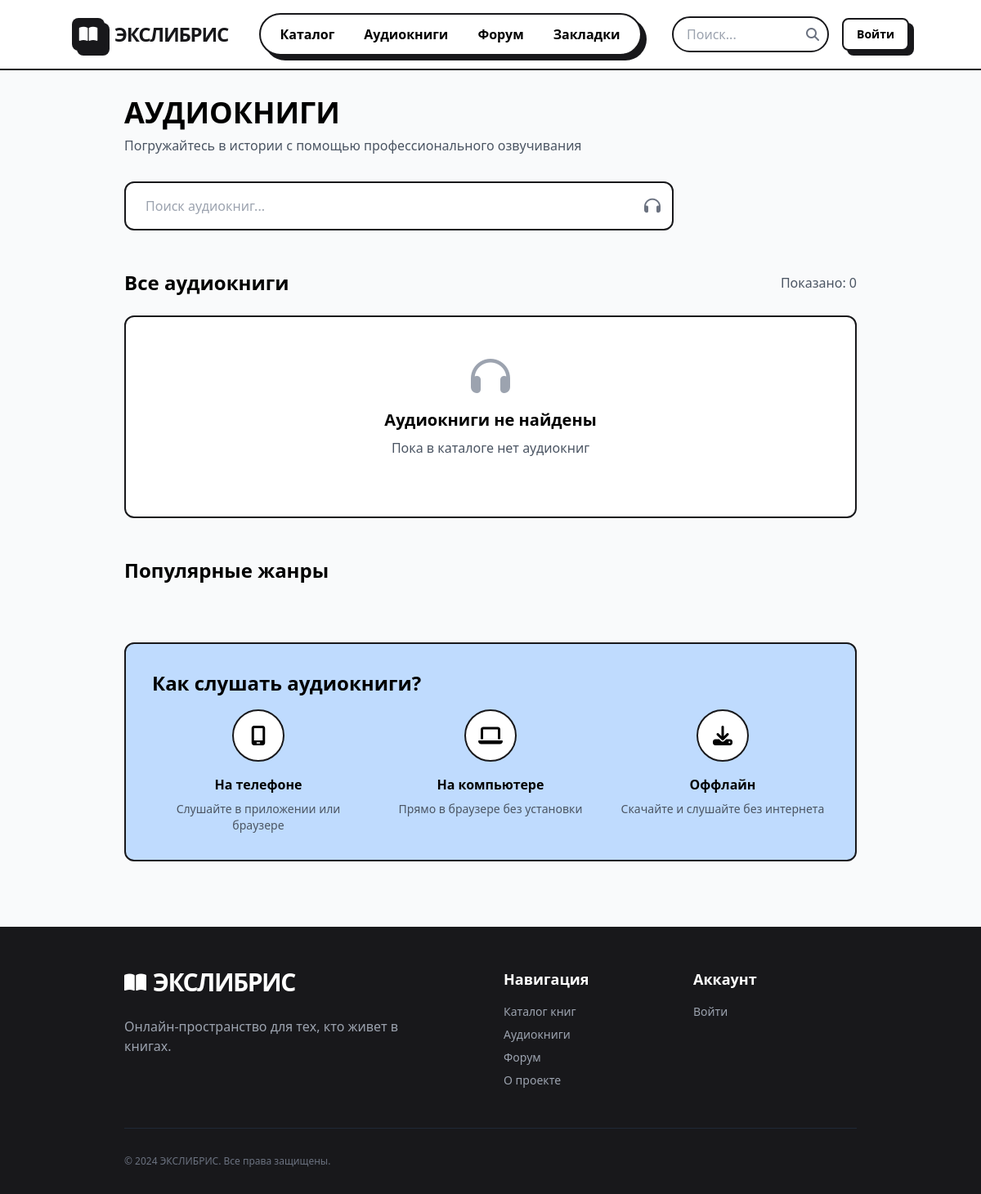
Before: /audiobooks/ with the older database file.
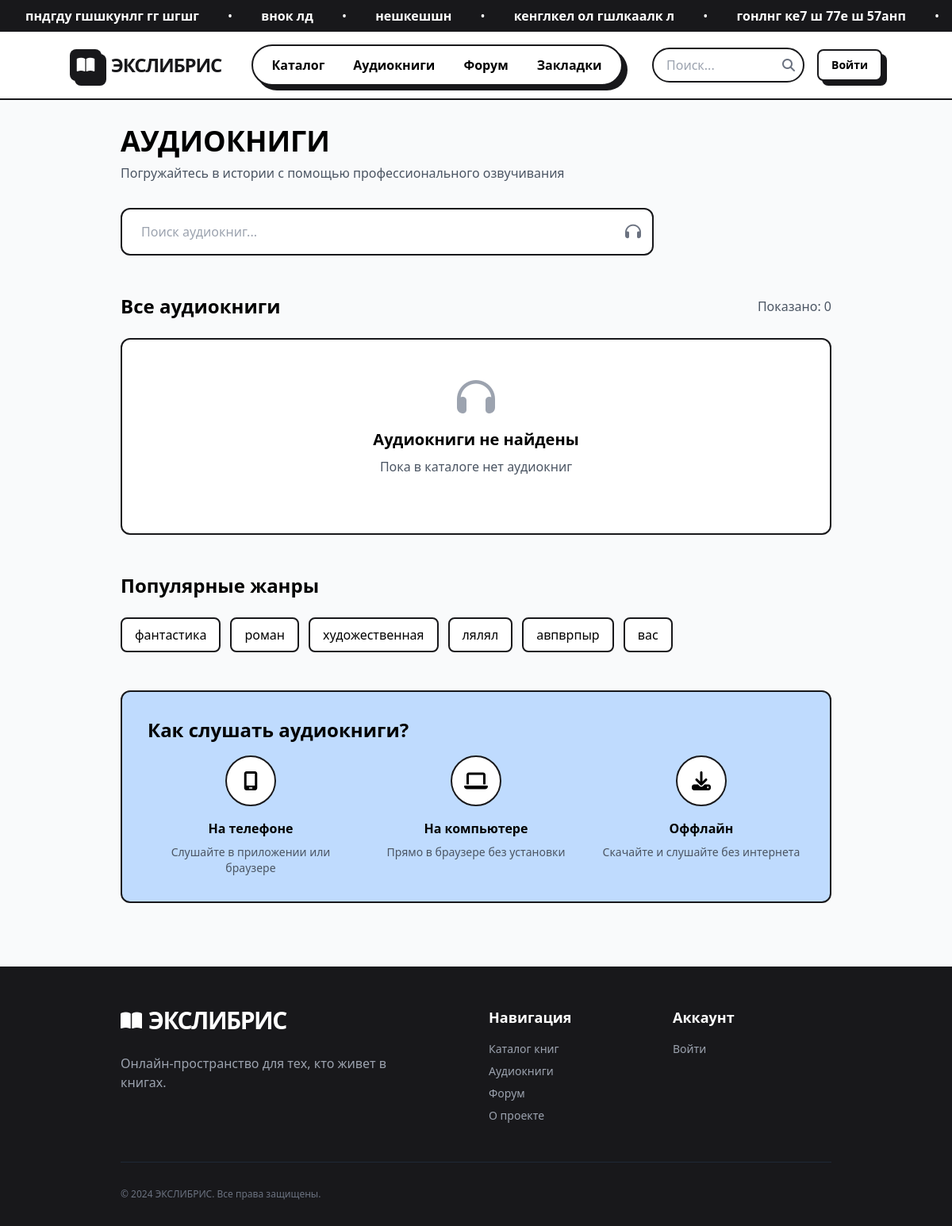
After: the same page with the newer database file.
### Exlib_app/models.py (models this page shows, shortened)
class MarqueeMessage(models.Model):
    text = models.CharField(max_length=200, verbose_name="Текст сообщения")
    is_active = models.BooleanField(default=True, verbose_name="Активно")
    order = models.PositiveIntegerField(default=0, verbose_name="Порядок")
    created_at = models.DateTimeField(auto_now_add=True)
    class Meta:
        verbose_name = "Сообщение бегущей строки"
        verbose_name_plural = "Сообщения бегущей строки"
        ordering = ['order']

class Genre(models.Model):
    name = models.CharField(max_length=100, verbose_name="Название жанра")
    slug = models.SlugField(unique=True, blank=True)
    class Meta:
        verbose_name = "Жанр"
        verbose_name_plural = "Жанры"

### Exlib_app/views.py (the view)
# urls.py: path('audiobooks/', views.audiobook_list, name='audiobook_list'),
def audiobook_list(request):
    context = get_common_context()
    audiobooks = Audiobook.objects.all()
    search = request.GET.get('search', '')
    if search:
        audiobooks = audiobooks.filter(
            Q(title__icontains=search) |
            Q(author__name__icontains=search)
        )
    genre_id = request.GET.get('genre')
    if genre_id and hasattr(Audiobook, 'genre'):
        audiobooks = audiobooks.filter(genre_id=genre_id)
    sort = request.GET.get('sort', 'order')
    if sort in ['title', '-title', 'order', '-order']:
        audiobooks = audiobooks.order_by(sort)
    context.update({
        'audiobooks': audiobooks,
        'search_query': search,
    })
    return render(request, 'Exlib_app/audiobook_list.html', context)

### Exlib_app/views.py (called while the page is built)
def get_common_context():
    return {
        'marquee_messages': MarqueeMessage.objects.filter(is_active=True).order_by('order'),
        'genres': Genre.objects.all(),
        'authors': Author.objects.all(),
    }

### Exlib_app/templates/Exlib_app/audiobook_list.html (shortened to what this page needs)
{% extends 'Exlib_app/base.html' %}
{% block content %}
<div class="container mx-auto px-4 lg:px-8 max-w-7xl py-8">
    <div class="mb-12">
        <h1 class="font-display font-extrabold text-4xl mb-2">АУДИОКНИГИ</h1>
        <p class="text-gray-600 mb-8">Погружайтесь в истории с помощью профессионального озвучивания</p>
        <form method="get" class="mb-8">
            <div class="relative max-w-2xl">
                <input type="text"
                       name="search"
                       value="{{ search_query|default:'' }}"
                       placeholder="Поиск аудиокниг..."
                       class="w-full border-2 border-brut-black px-6 py-4 pr-12 rounded-xl focus:outline-none focus:border-purple-600">
                <button type="submit" class="absolute right-4 top-1/2 transform -translate-y-1/2">
                    <i class="fa-solid fa-headphones text-xl text-gray-500"></i>
                </button>
            </div>
        </form>
    </div>
    <div class="mb-8">
        <div class="flex justify-between items-center mb-6">
            <h3 class="font-bold text-2xl">Все аудиокниги</h3>
            <span class="text-gray-600">Показано: {{ audiobooks|length }}</span>
        </div>
        {% if audiobooks %}
        <div class="grid grid-cols-1 md:grid-cols-2 lg:grid-cols-3 xl:grid-cols-4 gap-6">
            {% for audiobook in audiobooks %}
            <div class="bg-white border-2 border-brut-black rounded-xl p-4 shadow-hard hover:shadow-hard-hover transition-all">
                <a href="{% url 'audiobook_detail' audiobook.slug %}">
                    <div class="aspect-square bg-gray-200 rounded-lg border-2 border-brut-black overflow-hidden mb-4 relative">
                        {% if audiobook.cover_image %}
                            <img src="{{ audiobook.cover_image.url }}"
                                 alt="{{ audiobook.title }}"
                                 class="w-full h-full object-cover hover:scale-105 transition-transform duration-300">
                        {% else %}
                            <div class="w-full h-full flex items-center justify-center">
                                <i class="fas fa-headphones text-4xl text-gray-400"></i>
                            </div>
                        {% endif %}
                        <div class="absolute bottom-2 right-2 bg-white/90 border-2 border-brut-black px-2 py-1 rounded text-xs font-bold">
                            {{ audiobook.duration_display }}
                        </div>
                        {% if audiobook.is_featured %}
                        <div class="absolute top-2 left-2 bg-soft-lime border-2 border-brut-black px-2 py-0.5 rounded text-xs font-bold">
                            <i class="fa-solid fa-star mr-1"></i>
                        </div>
                        {% endif %}
                    </div>
                </a>
                <h4 class="font-bold text-lg mb-1 truncate">{{ audiobook.title }}</h4>
                <p class="text-sm text-gray-500 mb-3">{{ audiobook.author.name }}</p>
                <div class="flex justify-between items-center">
                    <span class="text-xs text-gray-500">
                        <i class="fa-regular fa-clock mr-1"></i>
                        {{ audiobook.duration_display }}
                    </span>
                    <a href="{% url 'audiobook_detail' audiobook.slug %}"
                       class="text-xs bg-brut-black text-white px-3 py-1.5 rounded border-2 border-brut-black hover:bg-soft-lime hover:text-brut-black transition-colors font-bold">
                        <i class="fa-solid fa-play mr-1"></i> Слушать
                    </a>
                </div>
            </div>
            {% endfor %}
        </div>
        {% else %}
        <div class="bg-white border-2 border-brut-black rounded-xl p-12 text-center">
            <i class="fas fa-headphones text-5xl text-gray-400 mb-4"></i>
            <h3 class="font-bold text-xl mb-2">Аудиокниги не найдены</h3>
            <p class="text-gray-600 mb-6">Пока в каталоге нет аудиокниг</p>
        </div>
        {% endif %}
    </div>
    <div class="mt-12">
        <h3 class="font-bold text-2xl mb-6">Популярные жанры</h3>
        <div class="flex flex-wrap gap-3">
            {% for genre in genres %}
            <a href="?genre={{ genre.id }}"
               class="px-4 py-2 bg-white border-2 border-brut-black rounded-lg hover:bg-soft-purple transition-colors font-medium">
                {{ genre.name }}
            </a>
            {% endfor %}
        </div>
    </div>
    <div class="mt-12 bg-soft-blue border-2 border-brut-black rounded-xl p-8">
        <h3 class="font-bold text-2xl mb-4">Как слушать аудиокниги?</h3>
        <div class="grid grid-cols-1 md:grid-cols-3 gap-6">
            <div class="text-center">
                <div class="w-16 h-16 bg-white border-2 border-brut-black rounded-full flex items-center justify-center text-2xl mb-4 mx-auto">
                    <i class="fa-solid fa-mobile-screen"></i>
                </div>
                <h4 class="font-bold mb-2">На телефоне</h4>
                <p class="text-sm text-gray-600">Слушайте в приложении или браузере</p>
            </div>
            <div class="text-center">
                <div class="w-16 h-16 bg-white border-2 border-brut-black rounded-full flex items-center justify-center text-2xl mb-4 mx-auto">
                    <i class="fa-solid fa-laptop"></i>
                </div>
                <h4 class="font-bold mb-2">На компьютере</h4>
                <p class="text-sm text-gray-600">Прямо в браузере без установки</p>
            </div>
            <div class="text-center">
                <div class="w-16 h-16 bg-white border-2 border-brut-black rounded-full flex items-center justify-center text-2xl mb-4 mx-auto">
                    <i class="fa-solid fa-download"></i>
                </div>
                <h4 class="font-bold mb-2">Оффлайн</h4>
                <p class="text-sm text-gray-600">Скачайте и слушайте без интернета</p>
            </div>
        </div>
    </div>
</div>
{% endblock %}

### Exlib_app/templates/Exlib_app/base.html (shortened to what this page needs)
<!DOCTYPE html>
<html lang="ru">
<head>
    {% load static %}
    <link rel="stylesheet" href="{% static 'css/style.css' %}">
    <script src="https://cdn.tailwindcss.com"></script>
    <link rel="stylesheet" href="https://cdnjs.cloudflare.com/ajax/libs/font-awesome/6.4.0/css/all.min.css">
</head>
<body class="min-h-screen flex flex-col bg-gray-50">
    {% if marquee_messages %}
    <div class="bg-brut-black text-white py-2 overflow-hidden">
        <div class="animate-marquee whitespace-nowrap">
            {% for message in marquee_messages %}
            <span class="mx-8 font-bold">{{ message.text }}</span>
            {% if not forloop.last %}•{% endif %}
            {% endfor %}
        </div>
    </div>
    {% endif %}
    <header class="sticky top-0 z-50 bg-white border-b-2 border-brut-black px-6 py-4">
        <div class="container flex justify-between items-center">
            <div class="flex items-center gap-3">
                <a href="{% url 'index' %}" class="flex items-center gap-3">
                    <div class="w-10 h-10 bg-brut-black text-white flex items-center justify-center rounded-lg shadow-hard">
                        <i class="fa-solid fa-book-open text-xl"></i>
                    </div>
                    <h1 class="font-display font-extrabold text-2xl tracking-tighter text-brut-black">ЭКСЛИБРИС</h1>
                </a>
            </div>
            <nav class="hidden md:flex gap-1 bg-white border-2 border-brut-black rounded-full px-2 py-1 shadow-hard">
                <a href="{% url 'book_list' %}" class="px-4 py-2 rounded-full font-bold hover:bg-soft-lime transition-colors">Каталог</a>
                <a href="{% url 'audiobook_list' %}" class="px-4 py-2 rounded-full font-bold hover:bg-soft-purple transition-colors">Аудиокниги</a>
                <a href="{% url 'forum' %}" class="px-4 py-2 rounded-full font-bold hover:bg-soft-pink transition-colors">Форум</a>
                <a href="{% url 'bookmarks' %}" class="px-4 py-2 rounded-full font-bold hover:bg-soft-blue transition-colors">Закладки</a>
            </nav>
            <div class="flex items-center gap-4">
                <form id="search-form" class="relative hidden md:block">
                    <input type="text" name="q" placeholder="Поиск..."
                           class="border-2 border-brut-black rounded-full px-4 py-2 pr-10 w-48 focus:outline-none">
                    <button type="submit" class="absolute right-3 top-1/2 transform -translate-y-1/2">
                        <i class="fa-solid fa-magnifying-glass text-gray-500"></i>
                    </button>
                </form>
                {% if user.is_authenticated %}
                <a href="{% url 'profile' %}" class="flex items-center gap-2 border-2 border-brut-black px-3 py-1.5 rounded-lg bg-white shadow-hard">
                    <div class="w-6 h-6 bg-soft-lime rounded-full border border-brut-black overflow-hidden">
                        {% if user.userprofile.avatar %}
                            <img src="{{ user.userprofile.avatar.url }}" alt="Avatar" class="object-cover w-full h-full">
                        {% else %}
                            <div class="w-full h-full flex items-center justify-center text-xs font-bold">
                                {{ user.username|first|upper }}
                            </div>
                        {% endif %}
                    </div>
                    <span class="font-bold text-sm">{{ user.username }}</span>
                </a>
                {% else %}
                <a href="/admin/login/" class="border-2 border-brut-black px-4 py-2 rounded-lg bg-white shadow-hard hover:bg-soft-lime transition-colors font-bold text-sm">
                    Войти
                </a>
                {% endif %}
            </div>
        </div>
    </header>
    <main class="flex-grow">
        <div class="container px-4 lg:px-8">
            {% block content %}{% endblock %}
        </div>
    </main>
    <footer class="bg-brut-black text-white pt-12 pb-8 border-t-2 border-brut-black mt-12">
        <div class="container px-8 lg:px-16">
            <div class="grid grid-cols-1 md:grid-cols-4 gap-8 mb-12">
                <div class="md:col-span-2">
                    <div class="flex items-center gap-2 mb-6">
                        <i class="fa-solid fa-book-open text-2xl text-soft-lime"></i>
                        <span class="font-display font-bold text-3xl tracking-tighter">ЭКСЛИБРИС</span>
                    </div>
                    <p class="max-w-sm text-gray-400 mb-6">
                        Онлайн-пространство для тех, кто живет в книгах.
                    </p>
                </div>
                <div>
                    <h4 class="font-bold text-lg mb-4 text-soft-lime">Навигация</h4>
                    <ul class="space-y-2 text-gray-400 text-sm">
                        <li><a href="{% url 'book_list' %}" class="hover:text-white transition-colors">Каталог книг</a></li>
                        <li><a href="{% url 'audiobook_list' %}" class="hover:text-white transition-colors">Аудиокниги</a></li>
                        <li><a href="{% url 'forum' %}" class="hover:text-white transition-colors">Форум</a></li>
                        <li><a href="{% url 'about' %}" class="hover:text-white transition-colors">О проекте</a></li>
                    </ul>
                </div>
                <div>
                    <h4 class="font-bold text-lg mb-4 text-soft-lime">Аккаунт</h4>
                    <ul class="space-y-2 text-gray-400 text-sm">
                        {% if user.is_authenticated %}
                        <li><a href="{% url 'profile' %}" class="hover:text-white transition-colors">Мой профиль</a></li>
                        <li><a href="{% url 'bookmarks' %}" class="hover:text-white transition-colors">Закладки</a></li>
                        <li><a href="/admin/logout/" class="hover:text-white transition-colors">Выйти</a></li>
                        {% else %}
                        <li><a href="/admin/login/" class="hover:text-white transition-colors">Войти</a></li>
                        {% endif %}
                    </ul>
                </div>
            </div>
            <div class="pt-8 border-t border-gray-800 flex flex-col md:flex-row justify-between items-center text-xs text-gray-500">
                <p>&copy; 2024 ЭКСЛИБРИС. Все права защищены.</p>
            </div>
        </div>
    </footer>
</body>
</html>

### Exlib_app/static/css/style.css (style rules this page uses)
.container { max-width: 100%; }
@media (min-width: 640px) { .container { max-width: 640px; } }
@media (min-width: 768px) { .container { max-width: 768px; } }
@media (min-width: 1024px) { .container { max-width: 1024px; } }
.animate-marquee { animation: marquee 30s linear infinite; }
.shadow-hard { box-shadow: 6px 6px 0px #18181B; }
.bg-brut-black { background-color: #18181B; }
.text-brut-black { color: #18181B; }
.border-brut-black { border-color: #18181B; }
.bg-soft-blue { background-color: #BFDBFE; }

### Exlib_app/templates/Exlib_app/base.html (style rules this page uses)
.container { max-width: 1280px; margin-left: auto; margin-right: auto; }

Changed rows visible on the page:
added MarqueeMessage: text "пндгду гшшкунлг гг шгшг"
added MarqueeMessage: text "внок лд"
added MarqueeMessage: text "нешкешшн"
added MarqueeMessage: text "кенглкел ол гшлкаалк л"
added MarqueeMessage: text "гонлнг ке7 ш 77е ш 57анп"
added Genre: name "фантастика"
added Genre: name "роман"
added Genre: name "художественная"
added Genre: name "лялял"
added Genre: name "авпврпыр"
added Genre: name "вас"
